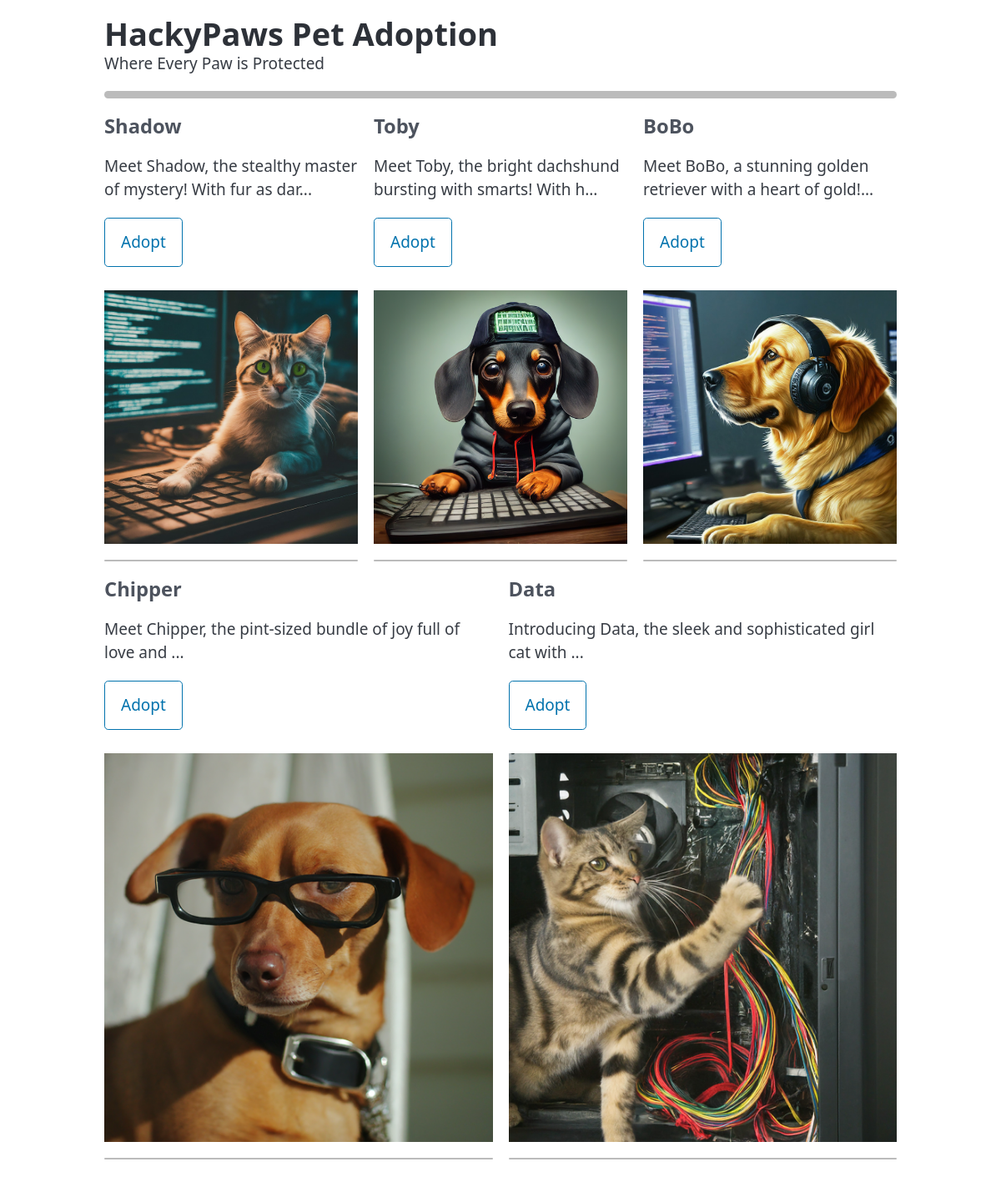
The page / on the database its author committed.
### tables this page shows
CREATE TABLE paws(
   paw_id INTEGER PRIMARY KEY AUTOINCREMENT,
   name text not null,
   uploaded_by text not null,
   description text not null,
   animal text not null,
   profile_pic text not null
);

### main.py (the view)
@app.route("/")
def index():
    paws = Paws.get_all_profile()
    return render_template('index.html', paws=paws)

### hackypaws/Paws.py (called while the page is built)
    def get_all_profile():
        con = sql.connect("hackypaws.db")
        cur = con.cursor()
        get_all_profile_sql = '''SELECT paw_id, uploaded_by, name, description, animal, profile_pic FROM paws
         ORDER BY paw_id DESC;'''
        cur.execute(get_all_profile_sql)
        paws_result = cur.fetchall()
        con.close()
        return {result[0]: {
                "id": result[0],
                "uploaded_by": result[1],
                "name": result[2],
                "description": result[3],
                "animal": result[4],
                "profile_pic": result[5]
            } for result in paws_result}

### templates/index.html (shortened to what this page needs)
<!doctype html>
<html lang="en">
  <head>
    <link rel="stylesheet" href="/static/css/pico.min.css" />
    <link rel="stylesheet" href="/static/css/hackypaws.css" />
  </head>
  <body>
    <header class="container">
      <hgroup>
        <h1>HackyPaws Pet Adoption</h1>
        <p>Where Every Paw is Protected</p>
        <hr class="rounded-divider">
      </hgroup>
      <div class="grid">
        {% for paw in paws%}
          {% if paws[paw]['id'] is not divisibleby(2) %}
          <div>
            <h4>{{ paws[paw]['name'] }}</h4>
            <p>{{ paws[paw]['description']|truncate(60,true,'') }}...</p>
            <a href="/paws/{{ paws[paw]['id'] }}"><button class="outline">Adopt</button></a>
            <br><br>
            <img
              src="/{{ paws[paw]['profile_pic'] }}"
            />
            <hr class="rounded-divider-small">
          </div>
          {% endif %}
        {% endfor %}
      </div>
      <div class="grid">
        {% for paw in paws%}
          {% if paws[paw]['id'] is divisibleby(2) %}
          <div>
            <h4>{{ paws[paw]['name'] }}</h4>
            <p>{{ paws[paw]['description']|truncate(60,true,'') }}...</p>
            <a href="/paws/{{ paws[paw]['id'] }}"><button class="outline">Adopt</button></a>
            <br><br>
            <img
              src="/{{ paws[paw]['profile_pic'] }}"
            />
            <hr class="rounded-divider-small">
          </div>
          {% endif %}
        {% endfor %}
      </div>
    </header>
  </body>
</html>

### static/css/hackypaws.css (style rules this page uses)
hr.rounded-divider { border-top: 9px solid #bbb; border-radius: 5px; }
hr.rounded-divider-small { border-top: 2px solid #bbb; border-radius: 5px; }

### rows shown on the page
paws: name "Shadow", description "Meet Shadow, the stealthy master of mystery! With fur as dar", profile_pic (picture)
paws: name "Toby", description "Meet Toby, the bright dachshund bursting with smarts! With h", profile_pic (picture)
paws: name "BoBo", description "Meet BoBo, a stunning golden retriever with a heart of gold!", profile_pic (picture)
paws: name "Chipper", description "Meet Chipper, the pint-sized bundle of joy full of love and", profile_pic (picture)
paws: name "Data", description "Introducing Data, the sleek and sophisticated girl cat with", profile_pic (picture)
